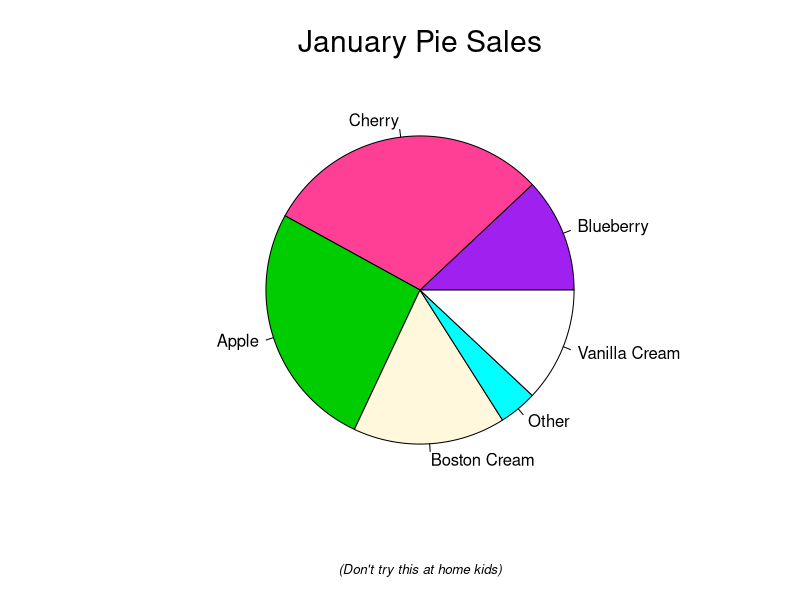

Reproduce this figure in R.
cat("Thanks to the demo(graphics) that comes with R.\n")
cat("They say that pie charts are inferior to bar charts, because people are better at distinguishing differences in length than in area.")
pie.sales <- c(0.12, 0.3, 0.26, 0.16, 0.04, 0.12)
names(pie.sales) <- c("Blueberry", "Cherry", "Apple", "Boston Cream", "Other", "Vanilla Cream")
pie(pie.sales, col = c("purple","violetred1","green3","cornsilk","cyan","white"))
title(main = "January Pie Sales", cex.main = 1.8, font.main = 1)
title(xlab = "(Don't try this at home kids)", cex.lab = 0.8, font.lab = 3)
